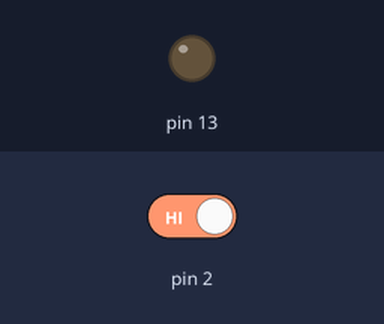
Simulated run of this sketch. Board: Arduino Uno, built with avr-gcc and run on an emulated ATmega328P. On the bench: output pins drawn as LEDs (lit = HIGH). The inputs (shaded band) are chosen by the test bench; at power-on: pin 2 HIGH.

Above: at 1.2 s.
1.3 s: pin 2 driven LOW
At 1.9 s:
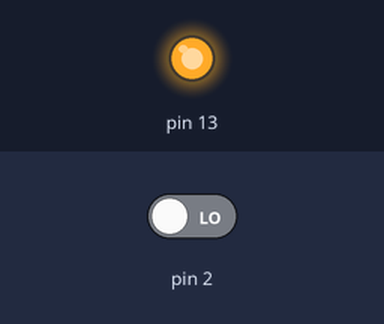
2.8 s: pin 2 driven HIGH
At 3.1 s:
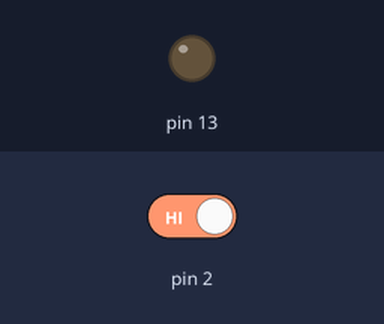
Timing chart, 0 to 5.8 s (numbered marks = the images above; inputs shaded):
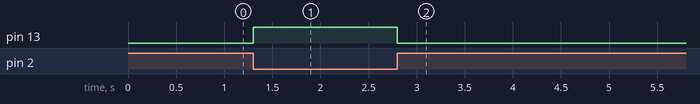

Measured:
- after the input at 1.3 s, pin 13: LOW → HIGH at once
- after the input at 2.8 s, pin 13: HIGH → LOW at once

The sketch:

JinkanSencer_test.ino
```cpp
void setup() {
  // put your setup code here, to run once:
  pinMode(13, OUTPUT);
}

void loop() {
  // put your main code here, to run repeatedly:
  if (digitalRead(2) == LOW) {
    digitalWrite(13, HIGH);
    delay(100);
  } else
    digitalWrite(13, LOW);
}
```
